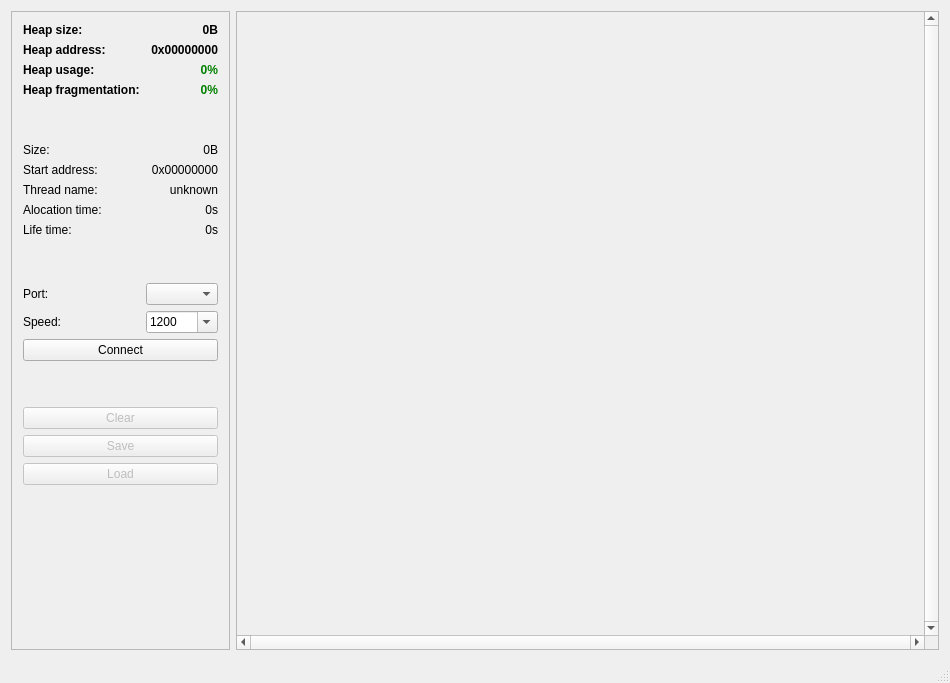
<?xml version="1.0" encoding="UTF-8"?>
<ui version="4.0">
 <class>MainWindow</class>
 <widget class="QMainWindow" name="MainWindow">
  <property name="geometry">
   <rect>
    <x>0</x>
    <y>0</y>
    <width>950</width>
    <height>683</height>
   </rect>
  </property>
  <property name="windowTitle">
   <string>DKLeakFinder</string>
  </property>
  <widget class="QWidget" name="centralWidget">
   <layout class="QHBoxLayout" name="horizontalLayout">
    <item>
     <widget class="QFrame" name="frame">
      <property name="sizePolicy">
       <sizepolicy hsizetype="Maximum" vsizetype="Preferred">
        <horstretch>0</horstretch>
        <verstretch>0</verstretch>
       </sizepolicy>
      </property>
      <property name="minimumSize">
       <size>
        <width>180</width>
        <height>0</height>
       </size>
      </property>
      <property name="frameShape">
       <enum>QFrame::StyledPanel</enum>
      </property>
      <property name="frameShadow">
       <enum>QFrame::Sunken</enum>
      </property>
      <layout class="QFormLayout" name="formLayout">
       <property name="fieldGrowthPolicy">
        <enum>QFormLayout::AllNonFixedFieldsGrow</enum>
       </property>
       <item row="0" column="0">
        <widget class="QLabel" name="label">
         <property name="font">
          <font>
           <weight>75</weight>
           <bold>true</bold>
          </font>
         </property>
         <property name="text">
          <string>Heap size:</string>
         </property>
        </widget>
       </item>
       <item row="0" column="1">
        <widget class="QLabel" name="label_2">
         <property name="font">
          <font>
           <weight>75</weight>
           <bold>true</bold>
          </font>
         </property>
         <property name="text">
          <string>0B</string>
         </property>
         <property name="alignment">
          <set>Qt::AlignRight|Qt::AlignTrailing|Qt::AlignVCenter</set>
         </property>
        </widget>
       </item>
       <item row="1" column="0">
        <widget class="QLabel" name="label_3">
         <property name="font">
          <font>
           <weight>75</weight>
           <bold>true</bold>
          </font>
         </property>
         <property name="text">
          <string>Heap address:</string>
         </property>
        </widget>
       </item>
       <item row="1" column="1">
        <widget class="QLabel" name="label_4">
         <property name="font">
          <font>
           <weight>75</weight>
           <bold>true</bold>
          </font>
         </property>
         <property name="text">
          <string>0x00000000</string>
         </property>
         <property name="alignment">
          <set>Qt::AlignRight|Qt::AlignTrailing|Qt::AlignVCenter</set>
         </property>
        </widget>
       </item>
       <item row="2" column="0">
        <widget class="QLabel" name="label_7">
         <property name="font">
          <font>
           <weight>75</weight>
           <bold>true</bold>
          </font>
         </property>
         <property name="text">
          <string>Heap usage:</string>
         </property>
        </widget>
       </item>
       <item row="2" column="1">
        <widget class="QLabel" name="label_5">
         <property name="font">
          <font>
           <weight>75</weight>
           <bold>true</bold>
          </font>
         </property>
         <property name="styleSheet">
          <string notr="true">color:green;</string>
         </property>
         <property name="text">
          <string>0%</string>
         </property>
         <property name="alignment">
          <set>Qt::AlignRight|Qt::AlignTrailing|Qt::AlignVCenter</set>
         </property>
        </widget>
       </item>
       <item row="3" column="0">
        <widget class="QLabel" name="label_8">
         <property name="font">
          <font>
           <weight>75</weight>
           <bold>true</bold>
          </font>
         </property>
         <property name="text">
          <string>Heap fragmentation:</string>
         </property>
        </widget>
       </item>
       <item row="3" column="1">
        <widget class="QLabel" name="label_6">
         <property name="font">
          <font>
           <weight>75</weight>
           <bold>true</bold>
          </font>
         </property>
         <property name="styleSheet">
          <string notr="true">color:green;</string>
         </property>
         <property name="text">
          <string>0%</string>
         </property>
         <property name="alignment">
          <set>Qt::AlignRight|Qt::AlignTrailing|Qt::AlignVCenter</set>
         </property>
        </widget>
       </item>
       <item row="4" column="0">
        <widget class="QLabel" name="label_9">
         <property name="text">
          <string/>
         </property>
        </widget>
       </item>
       <item row="5" column="0">
        <widget class="QLabel" name="label_10">
         <property name="text">
          <string/>
         </property>
        </widget>
       </item>
       <item row="6" column="0">
        <widget class="QLabel" name="label_15">
         <property name="text">
          <string>Size:</string>
         </property>
        </widget>
       </item>
       <item row="6" column="1">
        <widget class="QLabel" name="labelMemSize">
         <property name="text">
          <string>0B</string>
         </property>
         <property name="alignment">
          <set>Qt::AlignRight|Qt::AlignTrailing|Qt::AlignVCenter</set>
         </property>
        </widget>
       </item>
       <item row="7" column="0">
        <widget class="QLabel" name="label_11">
         <property name="text">
          <string>Start address:</string>
         </property>
        </widget>
       </item>
       <item row="7" column="1">
        <widget class="QLabel" name="labelMemAddr">
         <property name="text">
          <string>0x00000000</string>
         </property>
         <property name="alignment">
          <set>Qt::AlignRight|Qt::AlignTrailing|Qt::AlignVCenter</set>
         </property>
        </widget>
       </item>
       <item row="8" column="0">
        <widget class="QLabel" name="label_13">
         <property name="text">
          <string>Thread name:</string>
         </property>
        </widget>
       </item>
       <item row="8" column="1">
        <widget class="QLabel" name="labelMemThread">
         <property name="text">
          <string>unknown</string>
         </property>
         <property name="alignment">
          <set>Qt::AlignRight|Qt::AlignTrailing|Qt::AlignVCenter</set>
         </property>
        </widget>
       </item>
       <item row="9" column="0">
        <widget class="QLabel" name="label_17">
         <property name="text">
          <string>Alocation time:</string>
         </property>
        </widget>
       </item>
       <item row="9" column="1">
        <widget class="QLabel" name="labelMemTime">
         <property name="text">
          <string>0s</string>
         </property>
         <property name="alignment">
          <set>Qt::AlignRight|Qt::AlignTrailing|Qt::AlignVCenter</set>
         </property>
        </widget>
       </item>
       <item row="10" column="0">
        <widget class="QLabel" name="label_19">
         <property name="text">
          <string>Life time:</string>
         </property>
        </widget>
       </item>
       <item row="10" column="1">
        <widget class="QLabel" name="labelMemLife">
         <property name="text">
          <string>0s</string>
         </property>
         <property name="alignment">
          <set>Qt::AlignRight|Qt::AlignTrailing|Qt::AlignVCenter</set>
         </property>
        </widget>
       </item>
       <item row="11" column="0">
        <widget class="QLabel" name="label_14">
         <property name="text">
          <string/>
         </property>
        </widget>
       </item>
       <item row="12" column="0">
        <widget class="QLabel" name="label_12">
         <property name="text">
          <string/>
         </property>
        </widget>
       </item>
       <item row="13" column="0">
        <widget class="QLabel" name="label_16">
         <property name="text">
          <string>Port:</string>
         </property>
        </widget>
       </item>
       <item row="13" column="1">
        <widget class="QComboBox" name="comboBoxPort"/>
       </item>
       <item row="14" column="0">
        <widget class="QLabel" name="prDkoLabel">
         <property name="text">
          <string>Speed:</string>
         </property>
        </widget>
       </item>
       <item row="14" column="1">
        <widget class="QComboBox" name="comboBoxSpeed">
         <property name="editable">
          <bool>true</bool>
         </property>
         <item>
          <property name="text">
           <string>1200</string>
          </property>
         </item>
         <item>
          <property name="text">
           <string>2400</string>
          </property>
         </item>
         <item>
          <property name="text">
           <string>4800</string>
          </property>
         </item>
         <item>
          <property name="text">
           <string>9600</string>
          </property>
         </item>
         <item>
          <property name="text">
           <string>19200</string>
          </property>
         </item>
         <item>
          <property name="text">
           <string>38400</string>
          </property>
         </item>
         <item>
          <property name="text">
           <string>57600</string>
          </property>
         </item>
         <item>
          <property name="text">
           <string>115200</string>
          </property>
         </item>
         <item>
          <property name="text">
           <string>230400</string>
          </property>
         </item>
        </widget>
       </item>
       <item row="15" column="0" colspan="2">
        <widget class="QPushButton" name="pushButtonConn">
         <property name="text">
          <string>Connect</string>
         </property>
        </widget>
       </item>
       <item row="16" column="0">
        <widget class="QLabel" name="label_20">
         <property name="text">
          <string/>
         </property>
        </widget>
       </item>
       <item row="17" column="0">
        <widget class="QLabel" name="label_21">
         <property name="text">
          <string/>
         </property>
        </widget>
       </item>
       <item row="18" column="0" colspan="2">
        <widget class="QPushButton" name="pushButtonClear">
         <property name="enabled">
          <bool>false</bool>
         </property>
         <property name="text">
          <string>Clear</string>
         </property>
        </widget>
       </item>
       <item row="21" column="0">
        <widget class="QLabel" name="label_18">
         <property name="text">
          <string/>
         </property>
        </widget>
       </item>
       <item row="19" column="0" colspan="2">
        <widget class="QPushButton" name="pushButtonSave">
         <property name="enabled">
          <bool>false</bool>
         </property>
         <property name="text">
          <string>Save</string>
         </property>
        </widget>
       </item>
       <item row="20" column="0" colspan="2">
        <widget class="QPushButton" name="pushButtonLoad">
         <property name="enabled">
          <bool>false</bool>
         </property>
         <property name="text">
          <string>Load</string>
         </property>
        </widget>
       </item>
      </layout>
     </widget>
    </item>
    <item>
     <widget class="QScrollArea" name="scrollArea">
      <property name="sizePolicy">
       <sizepolicy hsizetype="MinimumExpanding" vsizetype="MinimumExpanding">
        <horstretch>0</horstretch>
        <verstretch>0</verstretch>
       </sizepolicy>
      </property>
      <property name="verticalScrollBarPolicy">
       <enum>Qt::ScrollBarAlwaysOn</enum>
      </property>
      <property name="horizontalScrollBarPolicy">
       <enum>Qt::ScrollBarAlwaysOn</enum>
      </property>
      <property name="widgetResizable">
       <bool>true</bool>
      </property>
      <widget class="QWidget" name="scrollAreaWidgetContents">
       <property name="geometry">
        <rect>
         <x>0</x>
         <y>0</y>
         <width>656</width>
         <height>627</height>
        </rect>
       </property>
      </widget>
     </widget>
    </item>
   </layout>
  </widget>
  <widget class="QStatusBar" name="statusBar"/>
 </widget>
 <layoutdefault spacing="6" margin="11"/>
 <resources/>
 <connections/>
</ui>
